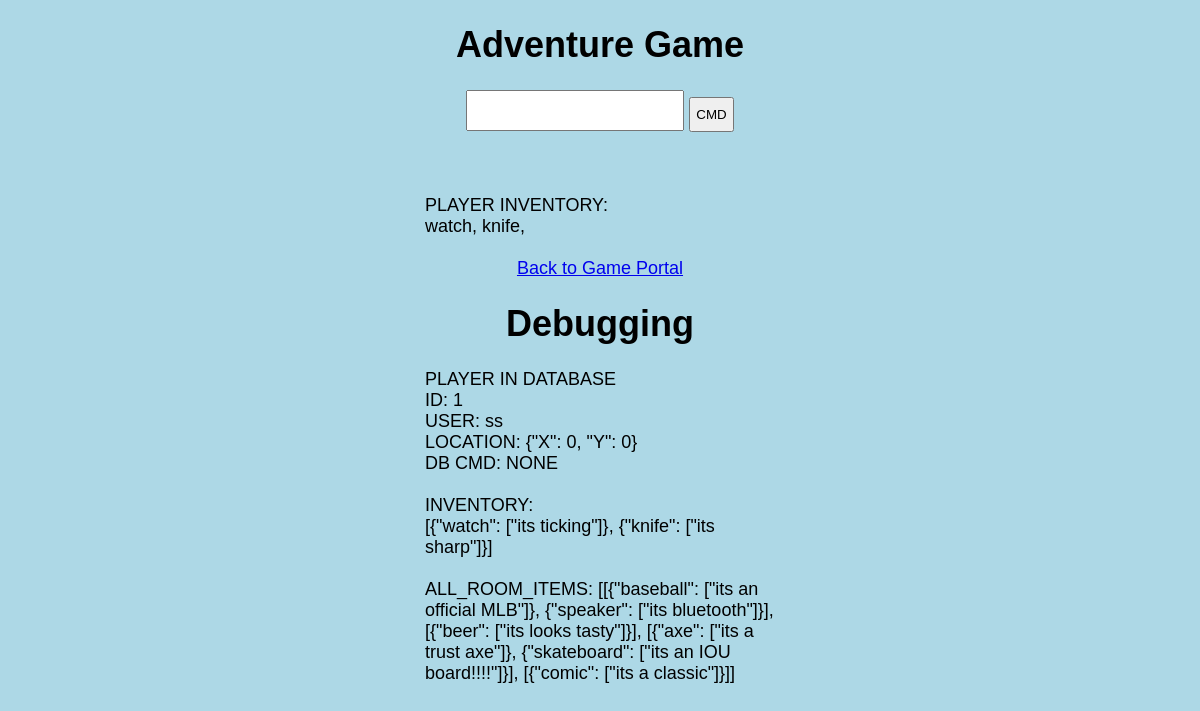
Screenshot of /game/1 with the database file from the repository.
### app.py (models this page shows, shortened)
class DB_Player(db.Model):
    id = db.Column(db.Integer, primary_key=True)
    username = db.Column(db.String(30), nullable=False)
    location = db.Column(db.String(30), nullable=True)
    player_inventory = db.Column(db.String(500), nullable=True)
    room_inventory = db.Column(db.String(3000), nullable=True)
    cmd_info = db.Column(db.String(30), nullable=True)
    date_create = db.Column(db.DateTime, default=datetime.utcnow)

### app.py (the view)
@app.route('/game/<int:id>', methods=['GET','POST'])
def game(id):
    try:
        db_player = DB_Player.query.get_or_404(id)
    except:
        return 'issues getting player thru id'
    cmd = ""
    my_ctrl.load_stuff(db_player)
    if request.method == 'POST':
        cmd = request.form['cmd']
        cmd_info = my_ctrl.parse_it(cmd.lower())
        my_ctrl.run_the_cmd(cmd_info)
        player_loc_dumped, player_inventory_dumped, rooms_inventories_dumped = my_ctrl.save_stuff()
        db_player.location = player_loc_dumped
        db_player.player_inventory = player_inventory_dumped
        db_player.room_inventory = rooms_inventories_dumped
        try:
            db.session.commit()
            return redirect(url_for('game',id=db_player.id))
        except:
            return 'issues saving cmd and redirecting'
    else:
        debug1 = my_ctrl.room_info
        return render_template('game.html', cmd=cmd , db_player=db_player, debug1= debug1, player_inv= my_ctrl.player.inventory)

### templates/game.html (shortened to what this page needs)
{% extends 'base.html' %}
{% block body %}
<div class="content">
    <h1 style="text-align: center">Adventure Game</h1>
    <div class="form">
        <form action="/game/{{db_player.id}}" method="POST" style="text-align: center">
            <input class="input-element" type="text" name="cmd" id="cmd" autofocus autocomplete="off" required>
            <input class="button" type="submit" value="CMD">
        </form>
    </div>
    <br>
    <br>
    <br>
    <div>PLAYER INVENTORY:</div>
    {% if player_inv %}
        {% for item in player_inv %}
            {{  item.name }},
        {% endfor %}
    {% endif %}
    <br>
    <br>
    <div style="text-align: center"><a  href="{{ url_for('index') }}">Back to Game Portal</a></div>
    <h1 style="text-align: center">Debugging</h1>
    <div>PLAYER IN DATABASE</div>
    <div>ID: {{ db_player['id'] }}</div>
    <div>USER: {{ db_player['username'] }}</div>
    <div>LOCATION: {{ db_player['location'] }}</div>
    <div>DB CMD: {{ db_player['cmd_info'] }}</div>
    <br>
    <div>INVENTORY:</div>
    <div>{{ db_player['player_inventory'] }}</div>
    <br>
    <div>ALL_ROOM_ITEMS: {{ db_player['room_inventory'] }}</div>
    <br>
    <br>
</div>
{% endblock %}

### static/css/main.css (style rules this page uses)
body, html { margin: 0; font-family: sans-serif; background-color: lightblue; }
.content { margin: 0 auto; width: 350px; font-size: 18px; }
.form { margin-top: 20px; }
.input-element { font-size: 25px; height: 35px; width:60%; }
.button { height: 35px; text-align: center; padding: 5px; }

### rows the page displays
DB_Player: id "1", username "ss", location "{\"X\": 0, \"Y\": 0}", cmd_info "NONE", player_inventory "[{\"watch\": [\"its ticking\"]}, {\"knife\": [\"its sharp\"]}]", room_inventory "[[{\"baseball\": [\"its an official MLB\"]}, {\"speaker\": [\"its bluetooth\"]}], [{\"beer\": [\"its looks tasty\"]}], [{\"axe\": [\"its a trust axe\"]}, {\"skateboard\": [\"its an IOU board!!!!\"]}], [{\"comic\": [\"its a classic\"]}]]"

### other values shown
{{ item.name }} "watch" "knife"
